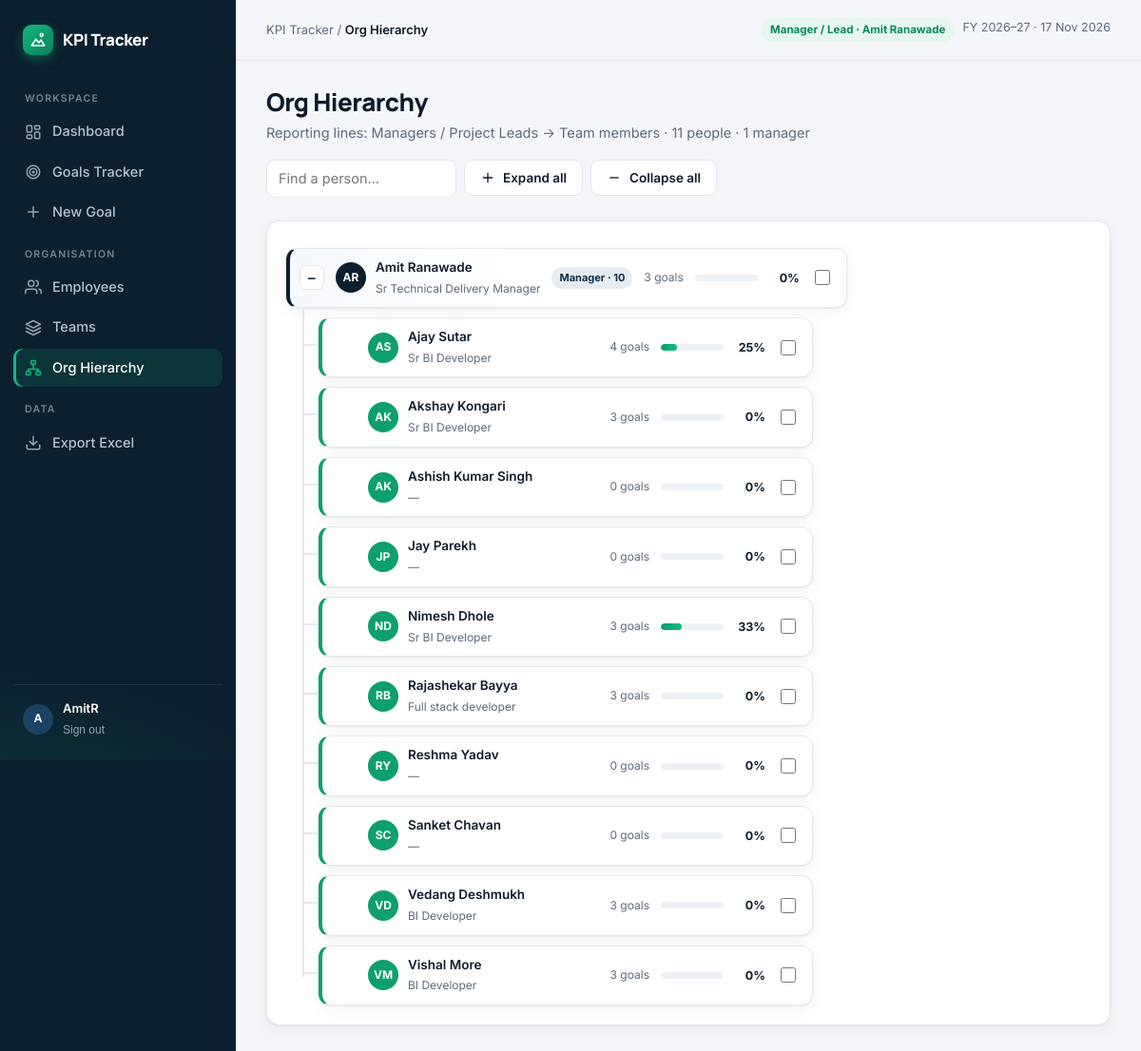
Screenshot of /org/ (signed in) with the database file from the repository.
### goals/models.py (models this page shows, shortened)
class TeamMember(models.Model):
    name = models.CharField(max_length=120, unique=True)
    role = models.CharField(max_length=120, blank=True)
    email = models.EmailField(blank=True)
    team = models.ForeignKey(Team, null=True, blank=True, on_delete=models.SET_NULL, related_name="members")
    joined = models.DateField(null=True, blank=True)
    manager = models.ForeignKey("self", null=True, blank=True, on_delete=models.SET_NULL, related_name="reports",
                                verbose_name="Reports to (Manager / Project Lead)")
    user = models.OneToOneField(settings.AUTH_USER_MODEL, null=True, blank=True, on_delete=models.SET_NULL,
                                related_name="member", verbose_name="Login account")
    def subtree_ids(self):
        ids, frontier = {self.pk}, [self.pk]
        while frontier:
            frontier = [i for i in TeamMember.objects.filter(manager_id__in=frontier).values_list("pk", flat=True) if i not in ids]
            ids.update(frontier)
        return ids
    @property
    def is_manager(self):
        return self.reports.exists() or self.led_goals.exists()
    def get_absolute_url(self):
        return reverse("member_detail", args=[self.pk])
    def goal_stats(self):
        mg = [g for g in self.goals.all() if g.title]
        return {"count": len(mg), "complete": sum(g.status == "Complete" for g in mg),
                "progress": round(sum(g.progress for g in mg) / len(mg)) if mg else 0}
    class Meta:
        ordering = ["name"]
    @property
    def initials(self):
        return "".join(w[0] for w in self.name.split()[:2]).upper()

### goals/views_team.py (the view)
# urls.py: path("org/", vt.org, name="org"),
@login_required
def org(request):
    from django.contrib.auth import get_user_model
    members = list(visible_members(request.user).select_related("team", "manager").prefetch_related("goals"))
    ids = {m.pk for m in members}
    if request.user.is_superuser:
        roots = [m for m in members if m.manager_id is None and any(x.manager_id == m.pk for x in members)]
        loose = [m for m in members if m.manager_id is None and m not in roots]
    else:
        me = getattr(request.user, "member", None)
        roots, loose = ([me] if me else []), []
    return render(request, "goals/org.html", {
        "tree": _org_nodes(members, roots), "loose": loose,
        "supers": get_user_model().objects.filter(is_superuser=True) if request.user.is_superuser else [],
        "managers": sum(1 for m in members if any(x.manager_id == m.pk for x in members)),
        "mgr_options": [[m.pk, f"{m.name} — {m.role}" if m.role else m.name] for m in sorted(members, key=lambda x: x.name)],
        "count": len(ids)})

### goals/access.py (called while the page is built)
def member_of(user):
    return getattr(user, "member", None) if user.is_authenticated else None

def scope_ids(user):
    if user.is_superuser:
        return None
    m = member_of(user)
    return m.subtree_ids() if m else set()

def role_of(user):
    if user.is_superuser:
        return "Super User"
    m = member_of(user)
    if m and m.is_manager:
        return "Manager / Lead"
    return "Employee" if m else "No access"

def visible_members(user, qs=None):
    qs = TeamMember.objects.all() if qs is None else qs
    ids = scope_ids(user)
    return qs if ids is None else qs.filter(pk__in=ids)

def access(request):
    u = request.user
    return {"user_role": role_of(u) if u.is_authenticated else "", "me": member_of(u)}

### goals/models.py (called while the page is built)
    def _latest(self, kind):
        vals = [getattr(self, f"{q}_{kind}") for q in QUARTERS]
        vals = [float(v) for v in vals if v is not None]
        return vals[-1] if vals else 0.0

    @property
    def total_actual(self):
        return self._latest("actual")

    @property
    def progress(self):
        if self.status == "Complete":
            return 100
        return min(round(self.total_actual), 100)

### goals/views_team.py (called while the page is built)
def _org_nodes(members, roots):
    kids = {}
    for m in members:
        kids.setdefault(m.manager_id, []).append(m)
    def build(m, depth=0):
        ch = sorted(kids.get(m.pk, []), key=lambda x: (not kids.get(x.pk), x.name))
        return {"m": m, **m.goal_stats(), "children": [build(c, depth + 1) for c in ch], "depth": depth,
                "team_size": len(m.subtree_ids()) - 1}
    return [build(r) for r in roots]

### goals/templates/goals/org.html (shortened to what this page needs)
{% extends "base.html" %}
{% block title %}Org Hierarchy{% endblock %}{% block crumb %}Org Hierarchy{% endblock %}
{% block content %}
<div class="page-head">
  <div><h1>Org Hierarchy</h1><p>Reporting lines: {% if user.is_superuser %}Super Users → {% endif %}Managers / Project Leads → Team members · {{ count }} people · {{ managers }} manager{{ managers|pluralize }}</p></div>
  <div class="actions">
    <input class="input" id="treeSearch" placeholder="Find a person…" style="width:200px">
    <button type="button" class="btn btn-ghost" onclick="setAll(false)">{% include "icons.html" with i="plus" %}Expand all</button>
    <button type="button" class="btn btn-ghost" onclick="setAll(true)"><svg viewBox="0 0 24 24" fill="none" stroke="currentColor" stroke-width="2"><path d="M5 12h14"/></svg>Collapse all</button>
  </div>
</div>
<div class="grid" style="grid-template-columns:1fr {% if loose %}280px{% endif %};align-items:start">
  <div class="card card-b otree" style="overflow-x:auto">
    {% if tree %}<ul class="root">{% for n in tree %}{% include "goals/_org_node.html" %}{% endfor %}</ul>
    {% else %}<div class="empty-state">No reporting lines yet. Edit an employee and set “Reports to”, or import a workbook with a Project Lead column.</div>{% endif %}
  </div>
</div>
{% endblock %}

### templates/base.html (shortened to what this page needs)
{% load static %}<!doctype html>
<html lang="en">
<head>
<link rel="stylesheet" href="{% static 'goals/app.css' %}">
</head>
<body class="{% block bodyclass %}{% endblock %}">
{% block body %}
{% with u=request.resolver_match.url_name %}
<div class="shell">
  <aside class="side">
    <a href="{% url 'landing' %}" class="logo"><span class="logo-mark">{% include "icons.html" with i="logo" %}</span>KPI Tracker</a>
    <div class="nav-label">Workspace</div>
    <nav class="nav">
      <a href="{% url 'dashboard' %}" class="{% if u == 'dashboard' %}on{% endif %}">{% include "icons.html" with i="dash" %}Dashboard</a>
      <a href="{% url 'goal_list' %}" class="{% if u == 'goal_list' or u == 'goal_detail' or u == 'goal_edit' %}on{% endif %}">{% include "icons.html" with i="target" %}Goals Tracker</a>
      <a href="{% url 'goal_create' %}" class="{% if u == 'goal_create' %}on{% endif %}">{% include "icons.html" with i="plus" %}New Goal</a>
    </nav>
    <div class="nav-label">Organisation</div>
    <nav class="nav">
      <a href="{% url 'people' %}" class="{% if u == 'people' or u == 'member_detail' or u == 'member_edit' %}on{% endif %}">{% include "icons.html" with i="team" %}Employees</a>
      <a href="{% url 'teams' %}" class="{% if u == 'teams' or u == 'team_detail' or u == 'team_edit' %}on{% endif %}">{% include "icons.html" with i="layers" %}Teams</a>
      <a href="{% url 'org' %}" class="{% if u == 'org' %}on{% endif %}">{% include "icons.html" with i="tree" %}Org Hierarchy</a>
    </nav>
    <div class="nav-label">Data</div>
    <nav class="nav">
      <a href="{% url 'export' %}" data-noload>{% include "icons.html" with i="download" %}Export Excel</a>
    </nav>
    <div class="side-foot">
      <span class="avatar">{{ user.username|first|upper }}</span>
      <div style="flex:1;min-width:0"><div style="color:#fff;font-weight:600;font-size:13px">{{ user.get_full_name|default:user.username }}</div>
        <form method="post" action="{% url 'logout' %}">{% csrf_token %}<button>Sign out</button></form></div>
    </div>
  </aside>
  <main class="main">
    <div class="topbar"><div class="crumb">KPI Tracker / <b>{% block crumb %}{% endblock %}</b></div>
      <div class="actions"><span class="role-badge {% if user.is_superuser %}su{% elif user_role == 'Employee' %}emp{% endif %}">{{ user_role }}{% if me and not user.is_superuser %} · {{ me.name }}{% endif %}</span><span class="small muted">FY 2026–27 · {% now "d M Y" %}</span></div></div>
    <div class="content">
      {% block content %}{% endblock %}
    </div>
  </main>
</div>
{% endwith %}
{% endblock %}
</body>
</html>

### goals/templates/goals/_org_node.html
<li>
  <div class="onode {% if n.children %}has-kids{% endif %}" style="--c:{% if n.m.team %}{{ n.m.team.color }}{% elif n.children %}#0b1f2e{% else %}#0e9f6e{% endif %}">
    {% if n.children %}<button type="button" class="otog" aria-label="Toggle" onclick="toggleNode(this)">−</button>{% else %}<span class="otog ghost"></span>{% endif %}
    <a href="{{ n.m.get_absolute_url }}" class="who"><span class="avatar">{{ n.m.initials }}</span>
      <div><b>{{ n.m.name }}</b><span>{{ n.m.role|default:"—" }}</span></div></a>
    {% if n.children %}<span class="tag-mgr">Manager · {{ n.team_size }}</span>{% endif %}
    <span class="ostat">{{ n.count }} goal{{ n.count|pluralize }}</span>
    <div class="prog" style="min-width:110px;width:110px"><div class="bar"><i style="width:{{ n.progress }}%"></i></div><b>{{ n.progress }}%</b></div>
    <input type="checkbox" class="osel" value="{{ n.m.pk }}" title="Select to re-assign">
  </div>
  {% if n.children %}<ul>{% for n in n.children %}{% include "goals/_org_node.html" %}{% endfor %}</ul>{% endif %}
</li>

### rows the page displays
TeamMember: name "Amit Ranawade", m.initials "AR", m.name "Amit Ranawade", m.role "Sr Technical Delivery Manager", team_size "10", count "3", progress "0"
TeamMember: m.initials "AS", m.name "Ajay Sutar", m.role "Sr BI Developer", count "4", progress "25"
TeamMember: m.initials "AK", m.name "Akshay Kongari", m.role "Sr BI Developer", count "3", progress "0"
TeamMember: m.initials "AK", m.name "Ashish Kumar Singh", m.role "—", count "0", progress "0"
TeamMember: m.initials "JP", m.name "Jay Parekh", m.role "—", count "0", progress "0"
TeamMember: m.initials "ND", m.name "Nimesh Dhole", m.role "Sr BI Developer", count "3", progress "33"
TeamMember: m.initials "RB", m.name "Rajashekar Bayya", m.role "Full stack developer", count "3", progress "0"
TeamMember: m.initials "RY", m.name "Reshma Yadav", m.role "—", count "0", progress "0"
TeamMember: m.initials "SC", m.name "Sanket Chavan", m.role "—", count "0", progress "0"
TeamMember: m.initials "VD", m.name "Vedang Deshmukh", m.role "BI Developer", count "3", progress "0"
TeamMember: m.initials "VM", m.name "Vishal More", m.role "BI Developer", count "3", progress "0"

### other values shown
{{ user.username|first|upper }} "A"
{{ user.get_full_name|default:user.username }} "AmitR"
{{ user_role }} "Manager / Lead"
{{ count }} "11"
{{ managers }} "1"
